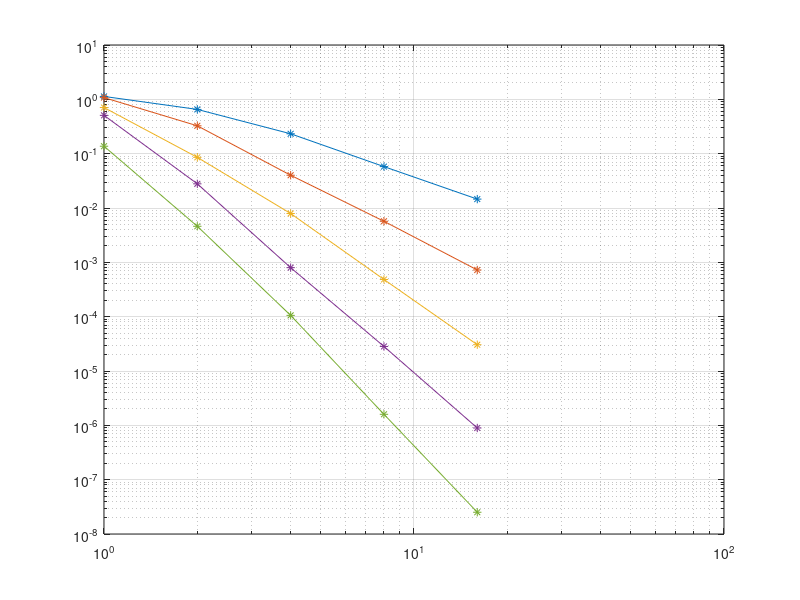

MATLAB code to generate this figure:
close all;
clear all;

%% l2 [Order][Mesh]

%% f = Sin(10x)

h = [1, 1/2, 1/4, 1/8, 1/16];
p = [1:5];

l2 = ...
    [...
        +1.131157e+00 , +6.525446e-01 , +2.322987e-01 , +5.779563e-02 , +1.457881e-02 ; ...
        +1.075659e+00 , +3.259000e-01 , +4.009796e-02 , +5.697928e-03 , +7.230599e-04 ; ...
        +7.064195e-01 , +8.558323e-02 , +7.916540e-03 , +4.836531e-04 , +3.047550e-05 ; ...
        +5.071560e-01 , +2.786054e-02 , +7.985148e-04 , +2.830611e-05 , +8.941516e-07 ; ...
        +1.371007e-01 , +4.608069e-03 , +1.056545e-04 , +1.596523e-06 , +2.514349e-08 ; ...
    ];

P = size(p, 2);
H = size(h, 2);

delta = zeros(P, H - 1);

for i = 1:H-1
    delta(:, i) = ...
        (log10(l2(:, i + 1)) - log10(l2(:, i))) / ...
        (log10(1/h(i + 1))   - log10(1/h(i)));
end

delta

figure;
loglog(1./h, l2', '-*');
grid;
